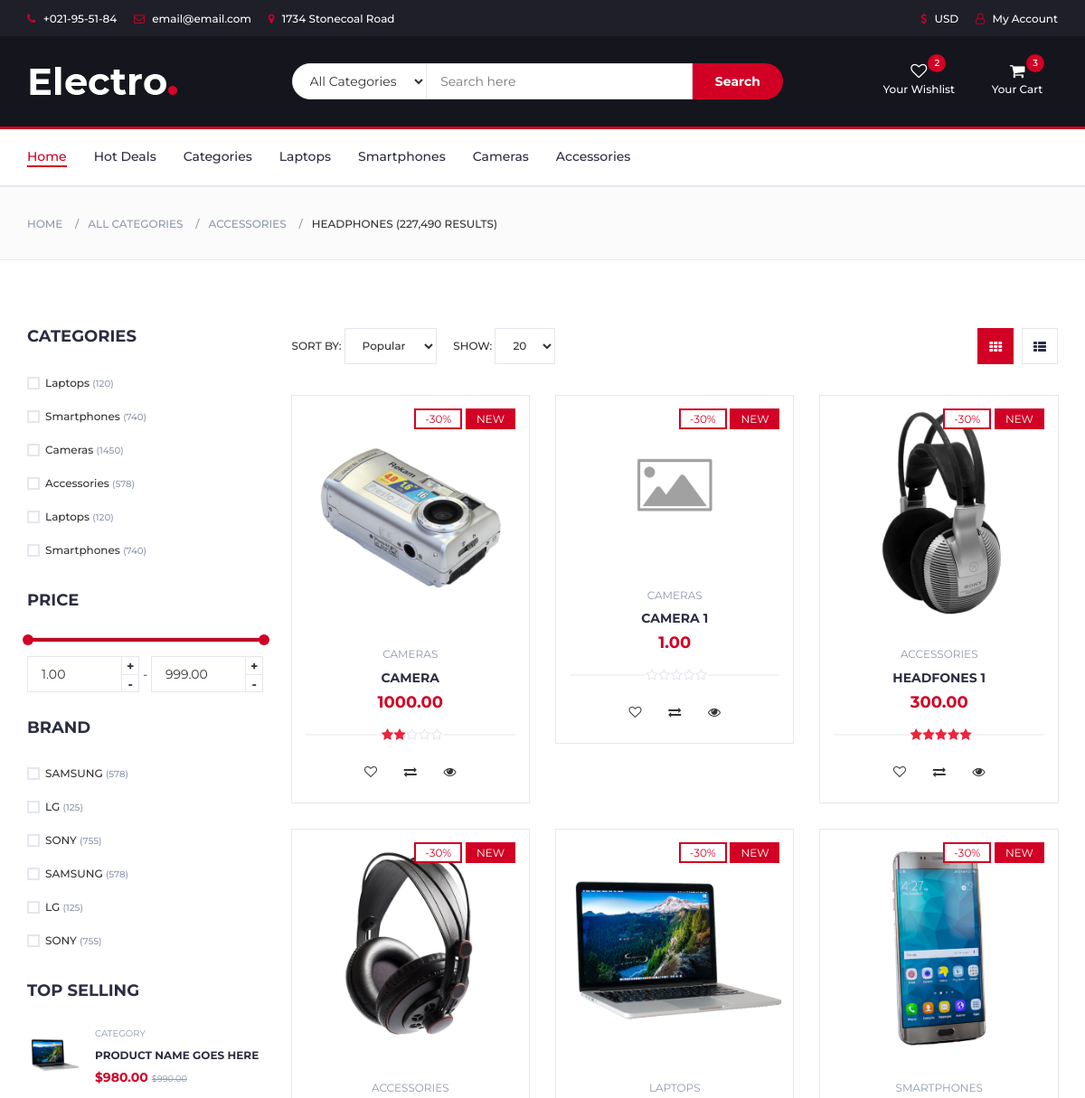
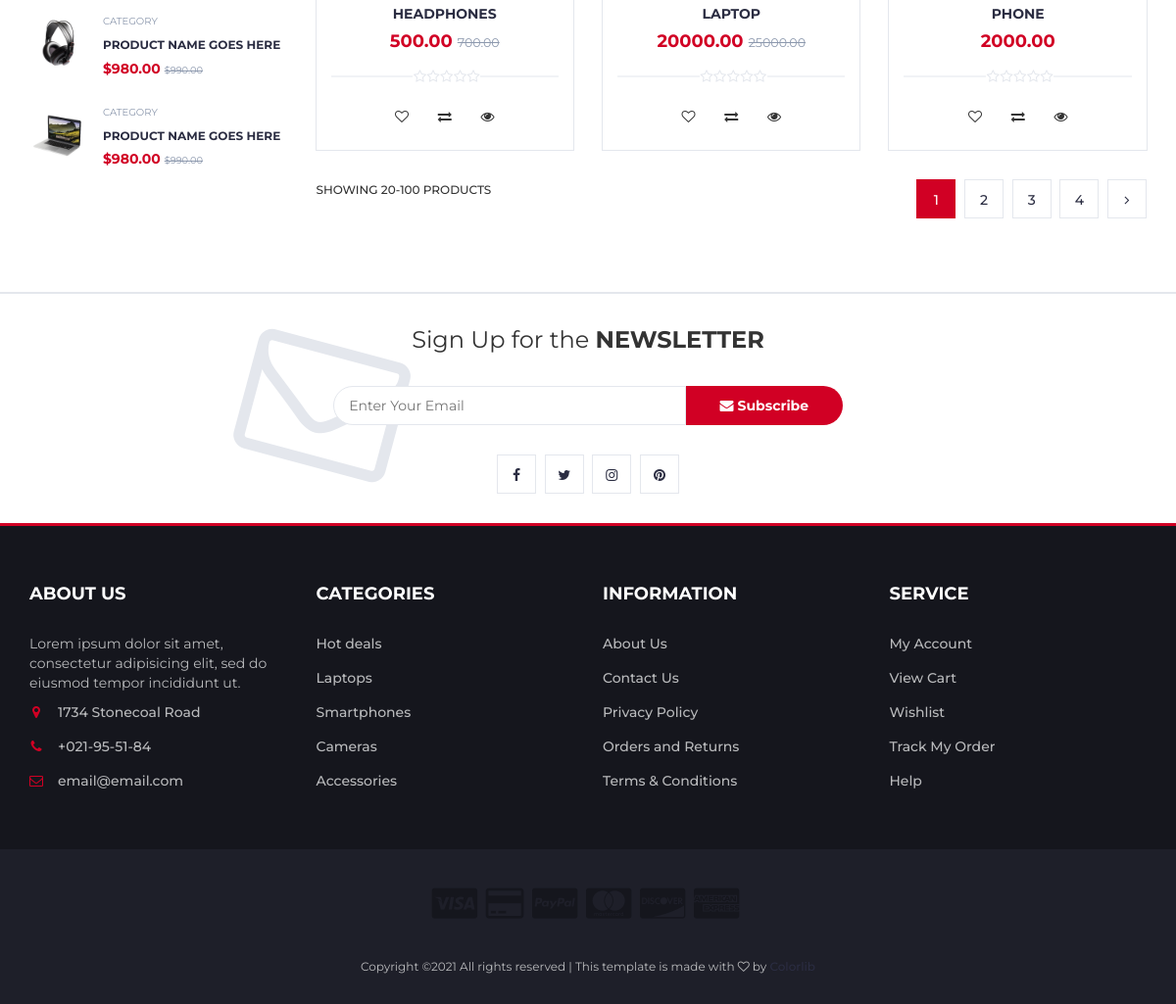
/store/, run on the app's committed database (2 pictures, top to bottom).
### shop/models.py (models this page shows, shortened)
class Product(models.Model):
    category = models.ForeignKey(Category, related_name='products', null=True, on_delete=models.SET_NULL)
    brand = models.ForeignKey(Brand, related_name='products', null=True, on_delete=models.SET_NULL)
    name = models.CharField(max_length=200, db_index=True)
    slug = models.SlugField(max_length=200, db_index=True)
    main_photo = models.ImageField(upload_to='products/%Y/%m/%d', blank=True)
    photo_1 = models.ImageField(upload_to='products/%Y/%m/%d', blank=True)
    photo_2 = models.ImageField(upload_to='products/%Y/%m/%d', blank=True)
    photo_3 = models.ImageField(upload_to='products/%Y/%m/%d', blank=True)
    description = models.TextField()
    details = models.TextField()
    price = models.DecimalField(max_digits=10, decimal_places=2)
    old_price = models.DecimalField(max_digits=10, decimal_places=2, null=True, blank=True)
    stock = models.PositiveIntegerField()
    available = models.BooleanField(default=True)
    rait = models.PositiveIntegerField(default=0)
    created = models.DateTimeField(auto_now_add=True)
    updated = models.DateTimeField(auto_now=True)
    class Meta:
        ordering = ('name',)
        index_together = (('id', 'slug'),)

class Category(models.Model):
    name = models.CharField(max_length=200, db_index=True)
    slug = models.SlugField(max_length=200, db_index=True, unique=True)
    class Meta:
        ordering = ('name',)
        verbose_name = 'Category'
        verbose_name_plural = 'Categories'
    def __str__(self) -> str:
        return self.name

### shop/views.py (the view)
# urls.py: url(r'^store/$', views.store, name='store'),
def store(request, category_slug = None):
    category = None
    categories = Category.objects.all()
    brand = None
    brands = Brand.objects.all()
    products = Product.objects.filter(available=True)
    if category_slug:
        category = get_object_or_404(Category, slug = category_slug)
        products = products.objects.filter(category=category)
    cart_product_form = CartAddProductForm()
    return render(request, 'pages/store.html', {'category':category,
                                                'categories':categories,
                                                'products':products,
                                                'cart_product_form':cart_product_form})

### cart/forms.py
class CartAddProductForm(forms.Form):
    quantity = forms.TypedChoiceField(choices=PRODUCT_QUANTITY_CHOISES)
    update = forms.BooleanField(required=False, initial=False, widget=forms.HiddenInput)

### templates/pages/store.html (shortened to what this page needs)
{% extends '../base.html' %}
{% load static %}
{% block content %}
		{% include '../layouts/breadcrumbs.html' %}
		<div class="section">
			<div class="container">
				<div class="row">
					<div id="aside" class="col-md-3">
						<div class="aside">
							<h3 class="aside-title">Categories</h3>
							<div class="checkbox-filter">
								<div class="input-checkbox">
									<label for="category-1">
										<span></span>
										Laptops
										<small>(120)</small>
									</label>
								</div>
								<div class="input-checkbox">
									<label for="category-2">
										<span></span>
										Smartphones
										<small>(740)</small>
									</label>
								</div>
								<div class="input-checkbox">
									<label for="category-3">
										<span></span>
										Cameras
										<small>(1450)</small>
									</label>
								</div>
								<div class="input-checkbox">
									<label for="category-4">
										<span></span>
										Accessories
										<small>(578)</small>
									</label>
								</div>
								<div class="input-checkbox">
									<label for="category-5">
										<span></span>
										Laptops
										<small>(120)</small>
									</label>
								</div>
								<div class="input-checkbox">
									<label for="category-6">
										<span></span>
										Smartphones
										<small>(740)</small>
									</label>
								</div>
							</div>
						</div>
						<div class="aside">
							<h3 class="aside-title">Price</h3>
							<div class="price-filter">
								<div id="price-slider"></div>
								<div class="input-number price-min">
									<input id="price-min" type="number">
									<span class="qty-up">+</span>
									<span class="qty-down">-</span>
								</div>
								<span>-</span>
								<div class="input-number price-max">
									<input id="price-max" type="number">
									<span class="qty-up">+</span>
									<span class="qty-down">-</span>
								</div>
							</div>
						</div>
						<div class="aside">
							<h3 class="aside-title">Brand</h3>
							<div class="checkbox-filter">
								<div class="input-checkbox">
									<label for="brand-1">
										<span></span>
										SAMSUNG
										<small>(578)</small>
									</label>
								</div>
								<div class="input-checkbox">
									<label for="brand-2">
										<span></span>
										LG
										<small>(125)</small>
									</label>
								</div>
								<div class="input-checkbox">
									<label for="brand-3">
										<span></span>
										SONY
										<small>(755)</small>
									</label>
								</div>
								<div class="input-checkbox">
									<label for="brand-4">
										<span></span>
										SAMSUNG
										<small>(578)</small>
									</label>
								</div>
								<div class="input-checkbox">
									<label for="brand-5">
										<span></span>
										LG
										<small>(125)</small>
									</label>
								</div>
								<div class="input-checkbox">
									<label for="brand-6">
										<span></span>
										SONY
										<small>(755)</small>
									</label>
								</div>
							</div>
						</div>
						<div class="aside">
							<h3 class="aside-title">Top selling</h3>
							<div class="product-widget">
								<div class="product-img">
									<img src="./img/product01.png" alt="">
								</div>
								<div class="product-body">
									<p class="product-category">Category</p>
									<h3 class="product-name"><a href="#">product name goes here</a></h3>
									<h4 class="product-price">$980.00 <del class="product-old-price">$990.00</del></h4>
								</div>
							</div>
							<div class="product-widget">
								<div class="product-img">
									<img src="./img/product02.png" alt="">
								</div>
								<div class="product-body">
									<p class="product-category">Category</p>
									<h3 class="product-name"><a href="#">product name goes here</a></h3>
									<h4 class="product-price">$980.00 <del class="product-old-price">$990.00</del></h4>
								</div>
							</div>
							<div class="product-widget">
								<div class="product-img">
									<img src="./img/product03.png" alt="">
								</div>
								<div class="product-body">
									<p class="product-category">Category</p>
									<h3 class="product-name"><a href="#">product name goes here</a></h3>
									<h4 class="product-price">$980.00 <del class="product-old-price">$990.00</del></h4>
								</div>
							</div>
						</div>
					</div>
					<div id="store" class="col-md-9">
						<div class="store-filter clearfix">
							<div class="store-sort">
								<label>
									Sort By:
									<select class="input-select">
										<option value="0">Popular</option>
									</select>
								</label>
								<label>
									Show:
									<select class="input-select">
										<option value="0">20</option>
									</select>
								</label>
							</div>
							<ul class="store-grid">
								<li class="active"><i class="fa fa-th"></i></li>
								<li><a href="#"><i class="fa fa-th-list"></i></a></li>
							</ul>
						</div>
						<div class="row">
							{% for product in products %}
							<div class="col-md-4 col-xs-6">
								<div class="product">
									<div class="product-img">
										<img src="{% if product.main_photo %}{{ product.main_photo.url }}{% else %}{% static 'img/placeholder-image.png' %}{% endif %}" alt="{{ product.name }}">
										<div class="product-label">
											<span class="sale">-30%</span>
											<span class="new">NEW</span>
										</div>
									</div>
									<div class="product-body">
										<p class="product-category">{{ product.category }}</p>
										<h3 class="product-name"><a href="#">{{ product.name }}</a></h3>
										<h4 class="product-price">{{ product.price }}{% if product.old_price %} <del class="product-old-price">{{ product.old_price }}</del>{% endif %}</h4>
										<div class="product-rating">
											{% with ''|center:5 as range %}
											{% for _ in range %}
												{% if forloop.counter <= product.rait %}
												<i class="fa fa-star"></i>
												{% else %}
												<i class="fa fa-star-o"></i>
												{% endif %}
											{% endfor %}
											{% endwith %}
										</div>
										<div class="product-btns">
											<button class="add-to-wishlist"><i class="fa fa-heart-o"></i><span class="tooltipp">add to wishlist</span></button>
											<button class="add-to-compare"><i class="fa fa-exchange"></i><span class="tooltipp">add to compare</span></button>
											<button class="quick-view"><i class="fa fa-eye"></i><span class="tooltipp">quick view</span></button>
										</div>
									</div>
									<div class="add-to-cart">
										<form action="{% url 'cart:cart_add' product_id=product.id %}" method="POST">
											{{ cart_product_form }}
										</form>
									</div>
								</div>
							</div>
							{% endfor %}
							<div class="clearfix visible-lg visible-md visible-sm visible-xs"></div>
						</div>
						<div class="store-filter clearfix">
							<span class="store-qty">Showing 20-100 products</span>
							<ul class="store-pagination">
								<li class="active">1</li>
								<li><a href="#">2</a></li>
								<li><a href="#">3</a></li>
								<li><a href="#">4</a></li>
								<li><a href="#"><i class="fa fa-angle-right"></i></a></li>
							</ul>
						</div>
					</div>
				</div>
			</div>
		</div>
{% endblock %}

### data on the page
Product: main_photo (picture), category "CAMERAS", name "CAMERA", price "1000.00", rait 2 (drawn)
Product: shows a picture, category "CAMERAS", name "CAMERA 1", price "1.00", rait 0 (drawn)
Product: main_photo (picture), category "ACCESSORIES", name "HEADFONES 1", price "300.00", rait 5 (drawn)
Product: main_photo (picture), category "ACCESSORIES", name "HEADPHONES", price "500.00", old_price "700.00", rait 0 (drawn)
Product: main_photo (picture), category "LAPTOPS", name "LAPTOP", price "20000.00", old_price "25000.00", rait 0 (drawn)
Product: main_photo (picture), category "SMARTPHONES", name "PHONE", price "2000.00", rait 0 (drawn)
